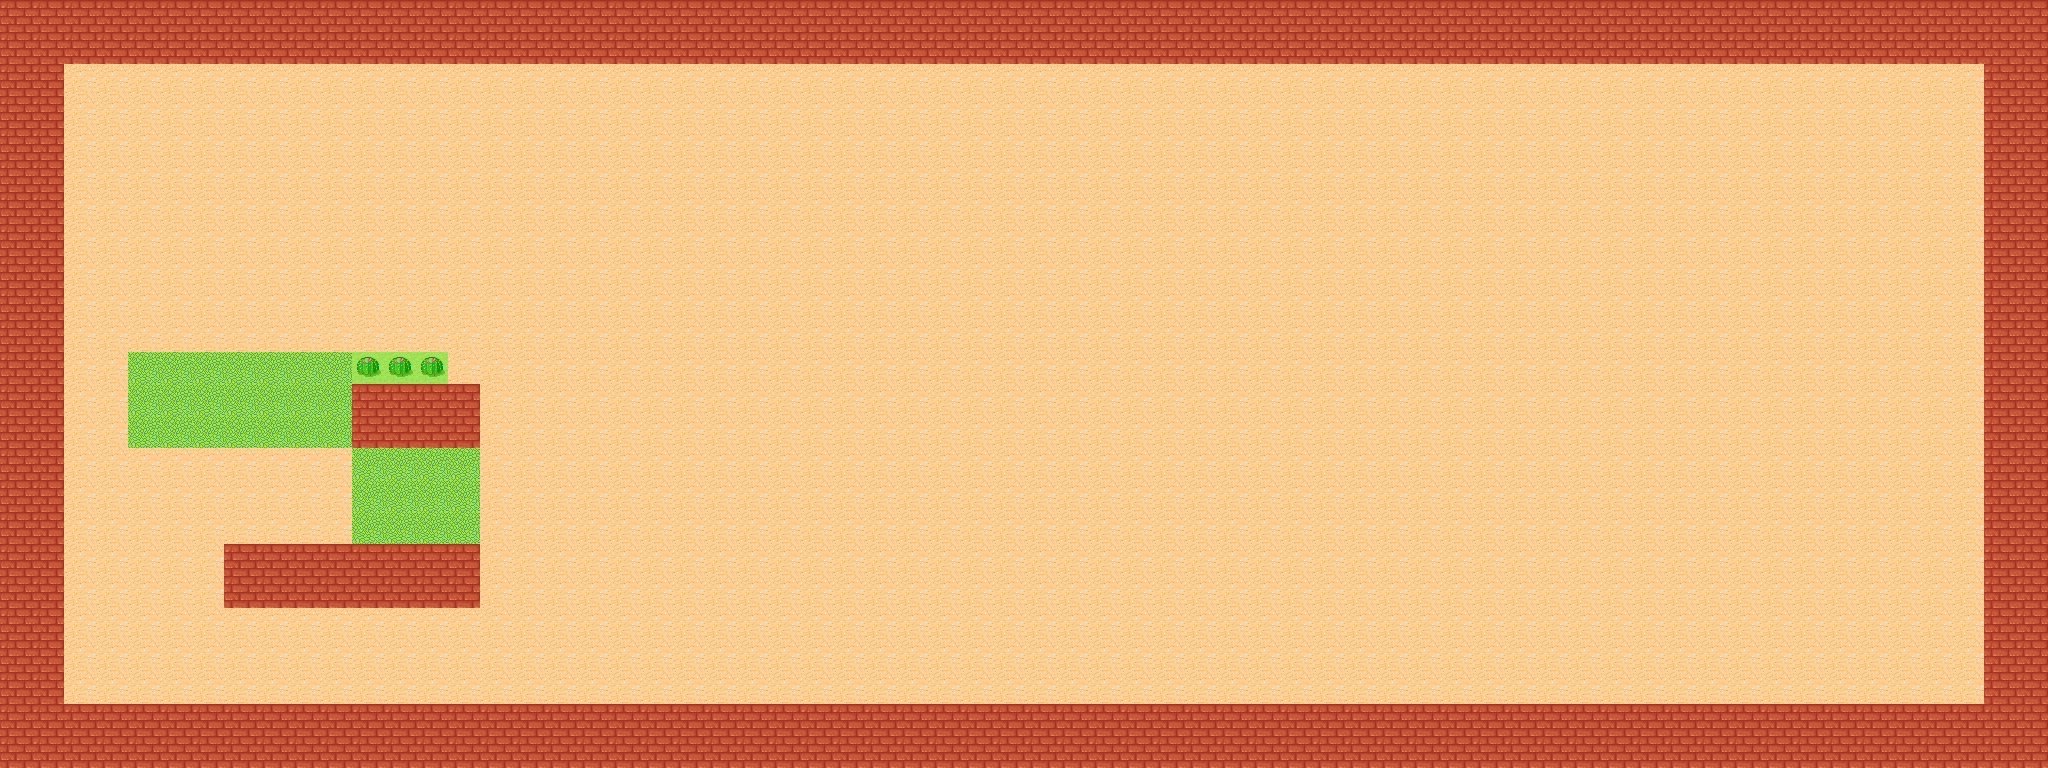

A 2D game scene composited from a Tiled map and its tileset images. What follows is a short description and the map's XML, with each tile layer's data collapsed to a summary:
An orthogonal 64x24 tile map with 32x32 px tiles, 2 tile layers (Map, Navigation), 1 hidden layer not drawn, 2 tilesets and 2 objects.

<map version="1.10" tiledversion="1.11.0" orientation="orthogonal" renderorder="right-down" width="64" height="24" tilewidth="32" tileheight="32" infinite="0" nextlayerid="9" nextobjectid="10">
 <tileset firstgid="1" name="tmw_desert_spacing" tilewidth="32" tileheight="32" spacing="1" margin="1" tilecount="48" columns="8">
  <image source="tmw_desert_spacing.png" width="265" height="199" />
  <wangsets>
   <wangset name="Brick" type="corner" tile="9">
    <wangcolor name="" color="#ff0000" tile="-1" probability="1" />
    <wangtile tileid="0" wangid="0,0,0,1,0,0,0,0" />
    <wangtile tileid="1" wangid="0,0,0,1,0,1,0,0" />
    <wangtile tileid="2" wangid="0,0,0,0,0,1,0,0" />
    <wangtile tileid="8" wangid="0,1,0,1,0,0,0,0" />
    <wangtile tileid="9" wangid="0,1,0,1,0,1,0,1" />
    <wangtile tileid="10" wangid="0,0,0,0,0,1,0,1" />
    <wangtile tileid="16" wangid="0,1,0,0,0,0,0,0" />
    <wangtile tileid="17" wangid="0,1,0,0,0,0,0,1" />
    <wangtile tileid="18" wangid="0,0,0,0,0,0,0,1" />
    <wangtile tileid="19" wangid="0,1,0,0,0,1,0,1" />
    <wangtile tileid="20" wangid="0,1,0,1,0,0,0,1" />
    <wangtile tileid="27" wangid="0,0,0,1,0,1,0,1" />
    <wangtile tileid="28" wangid="0,1,0,1,0,1,0,0" />
   </wangset>
   <wangset name="Marble" type="corner" tile="33">
    <wangcolor name="" color="#ff0000" tile="-1" probability="1" />
    <wangtile tileid="24" wangid="0,0,0,1,0,0,0,0" />
    <wangtile tileid="25" wangid="0,0,0,1,0,1,0,0" />
    <wangtile tileid="26" wangid="0,0,0,0,0,1,0,0" />
    <wangtile tileid="32" wangid="0,1,0,1,0,0,0,0" />
    <wangtile tileid="33" wangid="0,1,0,1,0,1,0,1" />
    <wangtile tileid="34" wangid="0,0,0,0,0,1,0,1" />
    <wangtile tileid="35" wangid="0,1,0,0,0,1,0,1" />
    <wangtile tileid="36" wangid="0,1,0,1,0,0,0,1" />
    <wangtile tileid="40" wangid="0,1,0,0,0,0,0,0" />
    <wangtile tileid="41" wangid="0,1,0,0,0,0,0,1" />
    <wangtile tileid="42" wangid="0,0,0,0,0,0,0,1" />
    <wangtile tileid="43" wangid="0,0,0,1,0,1,0,1" />
    <wangtile tileid="44" wangid="0,1,0,1,0,1,0,0" />
   </wangset>
   <wangset name="Sand" type="corner" tile="14">
    <wangcolor name="" color="#ff0000" tile="29" probability="1" />
    <wangtile tileid="3" wangid="0,1,0,0,0,1,0,1" />
    <wangtile tileid="4" wangid="0,1,0,1,0,0,0,1" />
    <wangtile tileid="5" wangid="0,0,0,1,0,0,0,0" />
    <wangtile tileid="6" wangid="0,0,0,1,0,1,0,0" />
    <wangtile tileid="7" wangid="0,0,0,0,0,1,0,0" />
    <wangtile tileid="11" wangid="0,0,0,1,0,1,0,1" />
    <wangtile tileid="12" wangid="0,1,0,1,0,1,0,0" />
    <wangtile tileid="13" wangid="0,1,0,1,0,0,0,0" />
    <wangtile tileid="14" wangid="0,1,0,1,0,1,0,1" />
    <wangtile tileid="15" wangid="0,0,0,0,0,1,0,1" />
    <wangtile tileid="21" wangid="0,1,0,0,0,0,0,0" />
    <wangtile tileid="22" wangid="0,1,0,0,0,0,0,1" />
    <wangtile tileid="23" wangid="0,0,0,0,0,0,0,1" />
   </wangset>
  </wangsets>
 </tileset>
 <tileset firstgid="49" name="MapMetadata" tilewidth="32" tileheight="32" spacing="1" margin="1" tilecount="2" columns="2">
  <image source="MapMetadata.png" width="67" height="34" />
 </tileset>
 <layer id="1" name="Map" width="64" height="24">
  <properties>
   <property name="Draw" type="bool" value="true" />
  </properties>
  <data>[1536 cells, 1536 non-empty, 4 distinct tile ids]</data>
 </layer>
 <layer id="5" name="Collisions" width="64" height="24" visible="0">
  <properties>
   <property name="Draw" type="bool" value="false" />
  </properties>
  <data>[1536 cells, 360 non-empty, 1 distinct tile ids]</data>
 </layer>
 <layer id="7" name="Navigation" width="64" height="24">
  <properties>
   <property name="Draw" type="bool" value="false" />
   <property name="Navigation" type="bool" value="true" />
  </properties>
  <data>[1536 cells, 402 non-empty, 3 distinct tile ids]</data>
 </layer>
 <objectgroup id="8" name="Sensores">
  <object id="8" x="584.889" y="634.288" width="96.8228" height="63.2312">
   <properties>
    <property name="Sensor" value="S1S2" />
   </properties>
  </object>
  <object id="9" x="359.628" y="484.114" width="75.0871" height="61.2552">
   <properties>
    <property name="Sensor" value="S1S3" />
   </properties>
  </object>
 </objectgroup>
</map>
